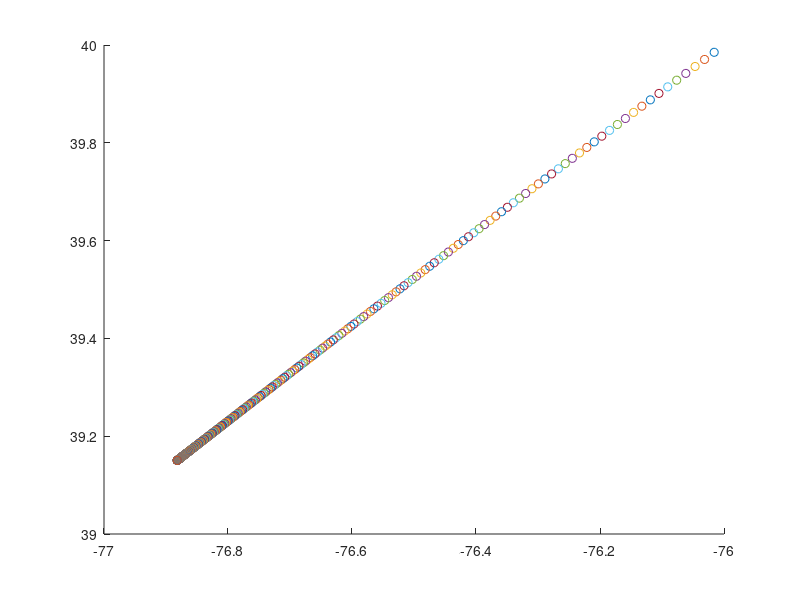
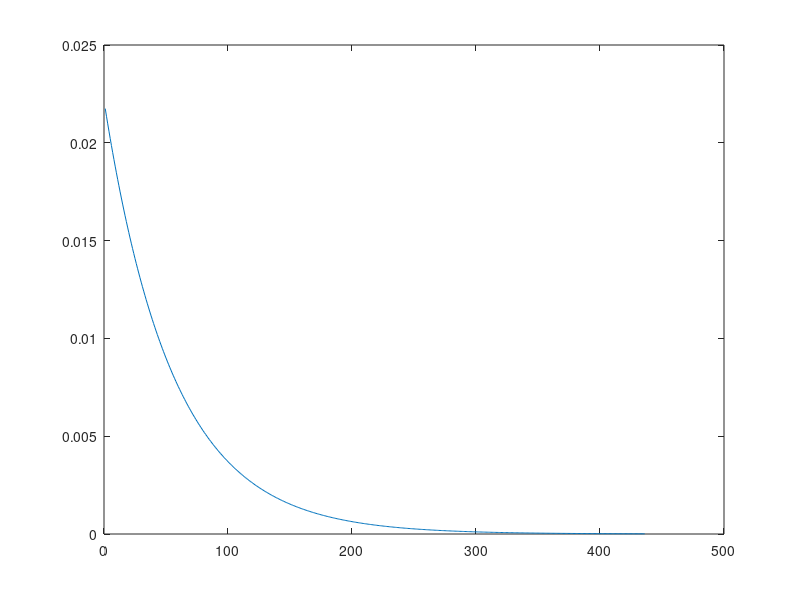

These figures' MATLAB source, in order:
%% User defined inputs
% Initial inputs to satelite locations
el1 = 22.3; % Elevation in deg
phis1 = -27.5; % Satallite longitude in degrees

el2 = 30.1; % Elevation in deg
phis2 = -115; % Satallite longitude in degrees

% Initial guess for location on Earth
thetae0 = 40; % Person's latitude
phie0 = -76;   % Person's longitude

%% Algorithm starts here
% Iterative input
X = [thetae0; phie0];
DeltaX = [Inf; Inf];
r_ratio = 6.371e6 / 42240000;

%% Iterative portion starts here
loop = 0;
dx_arr = ones(1000,1);
figure; hold on;
while (norm(DeltaX) > 1e-5 && ~isnan(norm(DeltaX)))

    % Equations for our two circles are:
    F1 = (cosd(X(1)) * cosd(phis1-X(2)) - r_ratio) /...
        cos(asin(cosd(X(1)) * cosd(phis1-X(2)))) - tand(el1);
    
    F2 = (cosd(X(1)) * cosd(phis2-X(2)) - r_ratio) /...
        cos(asin(cosd(X(1)) * cosd(phis2-X(2)))) - tand(el2);
    
    F = [F1; F2];

    % Jacobian, J, for F(x0,y0) is:
    j11 = -sind(X(1))*cosd(phis1-X(2)) * (1-r_ratio*cosd(X(1))*cosd(phis1-X(2))) /...
         (1-cosd(X(1))^2*cosd(phis1-X(2))^2)^(3/2);
    j12 = cosd(X(1))*sind(phis1-X(2)) * (1-r_ratio*cosd(X(1))*cosd(phis1-X(2))) /...
         (1-cosd(X(1))^2*cosd(phis1-X(2))^2)^(3/2);
    j21 = -sind(X(1))*cosd(phis2-X(2)) * (1-r_ratio*cosd(X(1))*cosd(phis2-X(2))) /...
         (1-cosd(X(1))^2*cosd(phis2-X(2))^2)^(3/2);
    j22 = cosd(X(1))*sind(phis2-X(2)) * (1-r_ratio*cosd(X(1))*cosd(phis2-X(2))) /...
         (1-cosd(X(1))^2*cosd(phis2-X(2))^2)^(3/2);
    J = [j11, j12; j21, j22];

    % Newton's equation for a vector is defined as:
    % J*(x2 - x1) = -F
    % Or Delta X = inv(J)*-F

    disp('==================');
    loop = loop+1
    % Calculate Delta X
    DeltaX = J\-F % Equivalent to inv(J)*-F;

    % Calculate new X to feed into next iteration
    X = X + DeltaX
    
    scatter(X(2),X(1));
    %drawnow;

    dx_arr(loop) = norm(DeltaX);
    disp('==================');
end
figure;
plot(dx_arr(1:loop));